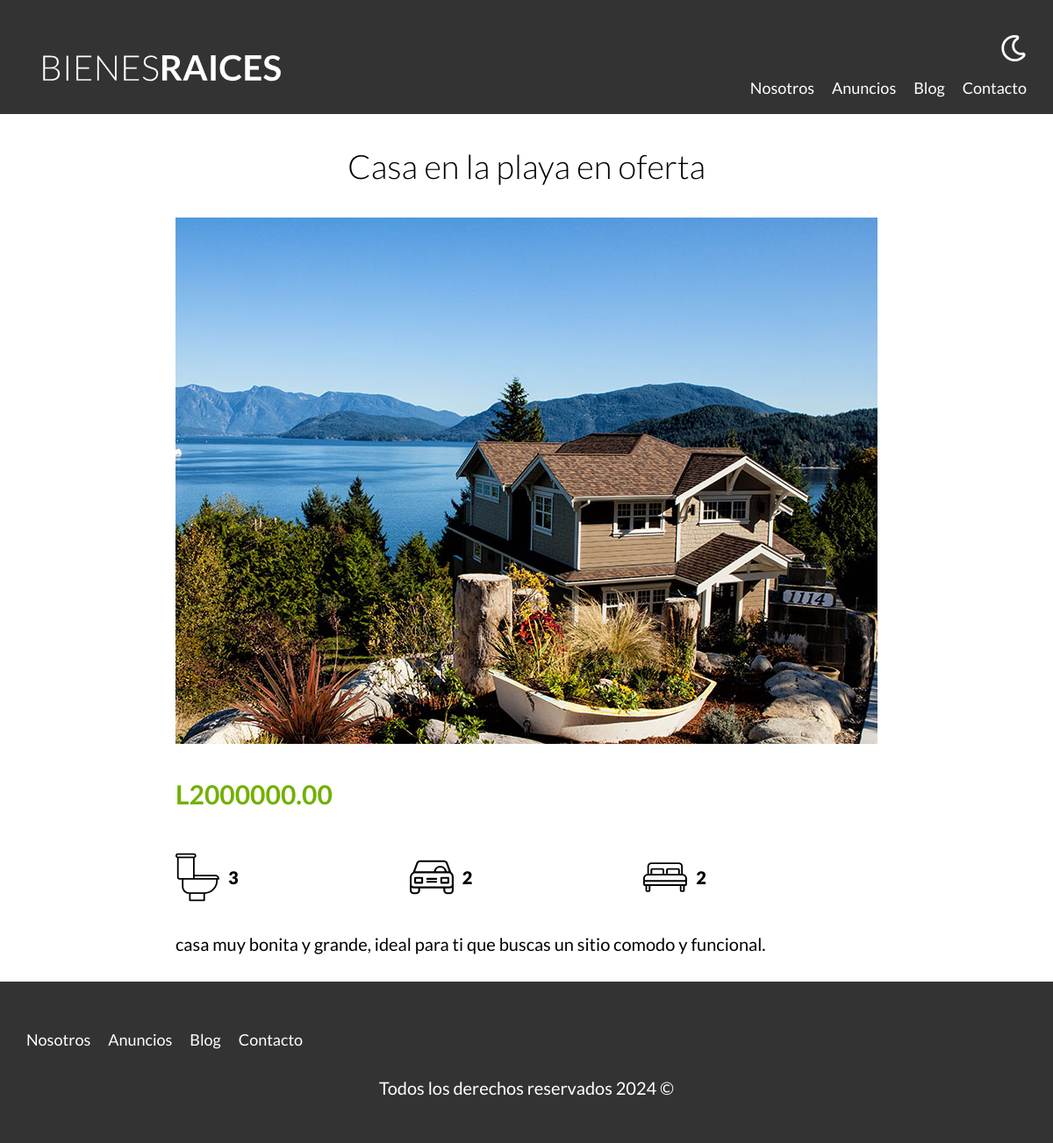
/propiedad?id=12, run on the app's committed database.
### tables this page shows
CREATE TABLE `propiedades` (
  `id` int NOT NULL AUTO_INCREMENT,
  `titulo` varchar(45) DEFAULT NULL,
  `precio` decimal(10,2) DEFAULT NULL,
  `imagen` varchar(200) DEFAULT NULL,
  `descripcion` longtext,
  `habitaciones` int DEFAULT NULL,
  `wc` int DEFAULT NULL,
  `estacionamiento` int DEFAULT NULL,
  `creado` date DEFAULT NULL,
  `vendedores_id` int NOT NULL,
  PRIMARY KEY (`id`),
  KEY `fk_propiedades_vendedores_idx` (`vendedores_id`),
  CONSTRAINT `fk_propiedades_vendedores` FOREIGN KEY (`vendedores_id`) REFERENCES `vendedores` (`id`)
);

### controllers/PaginasController.php (called while the page is built, shortened)
<?php
class PaginasController{
    public static function propiedad(Router $router){
        $id = validarRedireccionar('/propiedades');
        $propiedad = Propiedad::find($id);
        $router->render('/paginas/propiedad',[
            'propiedad'=>$propiedad
        ]);
    }
}

### public/index.php (called while the page is built, shortened)
<?php
$router= new Router();
$router->get('/admin', [PropiedadController::class, 'index']);
$router->get('/propiedades/crear', [PropiedadController::class, 'crear']);
$router->post('/propiedades/crear', [PropiedadController::class, 'crear']);
$router->get('/propiedades/actualizar', [PropiedadController::class, 'actualizar']);
$router->post('/propiedades/actualizar', [PropiedadController::class, 'actualizar']);
$router->post('/propiedades/eliminar', [PropiedadController::class, 'eliminar']);
$router->get('/vendedores/crear', [VendedorController::class, 'crear']);
$router->post('/vendedores/crear', [VendedorController::class, 'crear']);
$router->get('/vendedores/actualizar', [VendedorController::class, 'actualizar']);
$router->post('/vendedores/actualizar', [VendedorController::class, 'actualizar']);
$router->post('/vendedores/eliminar', [VendedorController::class, 'eliminar']);
$router->get('/',[PaginasController::class, 'index']);
$router->get('/nosotros',[PaginasController::class, 'nosotros']);
$router->get('/propiedades',[PaginasController::class, 'propiedades']);
$router->get('/propiedad',[PaginasController::class, 'propiedad']);
$router->get('/blog',[PaginasController::class, 'blog']);
$router->get('/entrada',[PaginasController::class, 'entrada']);
$router->get('/contacto',[PaginasController::class, 'contacto']);
$router->post('/contacto',[PaginasController::class, 'contacto']);
$router->get('/login',[LoginController::class,'login']);
$router->post('/login',[LoginController::class, 'login']);
$router->get('/logout',[LoginController::class, 'logout']);
$router->comprobarRutas();

### includes/funciones.php (called while the page is built, shortened)
<?php
function validarRedireccionar(string $url){
    $id=$_GET['id'];
    $id=filter_var($id, FILTER_VALIDATE_INT);
    return $id;
}

### models/ActiveRecord.php (called while the page is built, shortened)
<?php
class ActiveRecord{
    protected static $db;
    protected static $tabla = '';
    public static function setDB($database){
        self::$db = $database;
    }
    public static function find($id){
        $query="SELECT *FROM " . static::$tabla . " WHERE id=${id}";
        $resultado = self::consultarSQL($query);
        return array_shift($resultado);
    }
    public static function consultarSQL($query){
        $resultado = self::$db->query($query);
        $array = [];
        while($registro =$resultado->fetch_assoc()){
            $array[] = static::crearObjeto($registro);
        }
        return $array;
    }
    protected static function crearObjeto($registro){
        $objeto = new static();
        foreach($registro as $key => $value){
            if(property_exists($objeto, $key)){
                $objeto->$key = $value;
            }
        }
        return $objeto;
    }
}

### views/paginas/propiedad.php (the view)
<main class="contenedor seccion contenido-centrado">
        <h1><?php echo $propiedad->titulo; ?></h1>
        <img loading="lazy"  src="/imagenes/<?php echo $propiedad->imagen ?>" alt="">
        <div class="resumen-propiedad">
            <p class="precio">L<?php echo $propiedad->precio; ?></p>
            <ul class="iconos-caracteristicas">
                <li>
                    <img class="icono" loading="lazy" src="build/img/icono_wc.svg" alt="icono wc">
                    <p><?php echo $propiedad->wc; ?></p>
                </li>
                <li>
                    <img class="icono" loading="lazy" src="build/img/icono_estacionamiento.svg" alt="icono estacionamiento">
                    <p><?php echo $propiedad->estacionamiento; ?></p>
                </li>
                <li>
                    <img class="icono" loading="lazy" src="build/img/icono_dormitorio.svg" alt="icono dormitorio">
                    <p><?php echo $propiedad->habitaciones; ?></p>
                </li>
            </ul>
            <p><?php echo $propiedad->descripcion; ?></p>
        </div>
    </main>

### public/build/css/app.css (style rules this page uses)
html { -webkit-text-size-adjust:100%;line-height:1.15 }
body { margin:0 }
main { display:block }
h1 { font-size:2em;margin:.67em 0 }
img { border-style:none }
html { box-sizing:border-box;font-size:62.5% }
*,:after,:before { box-sizing:inherit }
body { font-family:Lato,sans-serif;font-size:1.6rem;line-height:1.8 }
p { color:#000;font-size:2rem }
.contenedor { margin:0 auto;max-width:120rem;width:95% }
img,picture { display:block;width:100% }
h1,h2,h3 { font-family:Lato,sans-serif;font-weight:300;margin:2.5rem 0;text-align:center }
h1 { font-size:3.8rem }
.seccion { margin-bottom:2.5rem;margin-top:2.5rem }
.contenido-centrado { max-width:80rem }
.icono { text-align:center }
.precio { color:#71b100;font-size:3rem;font-weight:700 }
.iconos-caracteristicas { display:flex;list-style:none;padding:0 }
.iconos-caracteristicas li { display:flex;flex:1 }
.iconos-caracteristicas li img { flex:0 0 5rem;margin-right:1rem }
.iconos-caracteristicas li p { font-weight:900;word-break:break-all }

### data on the page
propiedades: titulo "Casa en la playa en oferta", imagen (picture), precio "2000000.00", wc "3", estacionamiento "2", habitaciones "2", descripcion "casa muy bonita y grande, ideal para ti que buscas un sitio comodo y funcional."
